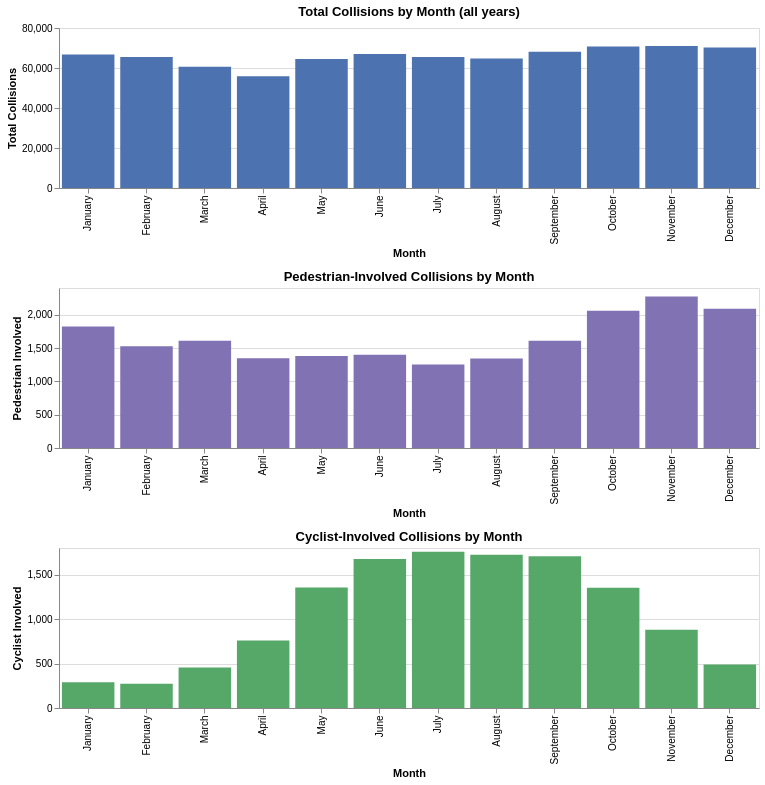

Notebook source saved alongside this figure:
### Markdown cell above
## 3. Seasonality — Collisions by Month

### Code cell
MONTH_ORDER = [
    "January",
    "February",
    "March",
    "April",
    "May",
    "June",
    "July",
    "August",
    "September",
    "October",
    "November",
    "December",
]

by_month = (
    df.filter(pl.col("OCC_YEAR") < 2026)
    .group_by("OCC_MONTH")
    .agg(
        pl.len().alias("total_collisions"),
        pl.col("FATALITIES").sum().alias("fatalities"),
        pl.col("INJURY_COLLISIONS").sum().alias("injury_collisions"),
        pl.col("PEDESTRIAN").sum().alias("pedestrian_involved"),
        pl.col("BICYCLE").sum().alias("cyclist_involved"),
    )
)

by_month = by_month.with_columns(
    pl.col("OCC_MONTH")
    .map_elements(lambda m: MONTH_ORDER.index(m), return_dtype=pl.Int32)
    .alias("month_idx")
).sort("month_idx")

base_month = alt.Chart(by_month).encode(
    x=alt.X("OCC_MONTH:N", sort=MONTH_ORDER, title="Month"),
)

chart_m_total = (
    base_month.mark_bar(color="#4C72B0")
    .encode(
        y=alt.Y("total_collisions:Q", title="Total Collisions"),
        tooltip=["OCC_MONTH", "total_collisions"],
    )
    .properties(title="Total Collisions by Month (all years)", width=700, height=160)
)

chart_m_ped = (
    base_month.mark_bar(color="#8172B3")
    .encode(
        y=alt.Y("pedestrian_involved:Q", title="Pedestrian Involved"),
        tooltip=["OCC_MONTH", "pedestrian_involved"],
    )
    .properties(title="Pedestrian-Involved Collisions by Month", width=700, height=160)
)

chart_m_cyc = (
    base_month.mark_bar(color="#55A868")
    .encode(
        y=alt.Y("cyclist_involved:Q", title="Cyclist Involved"),
        tooltip=["OCC_MONTH", "cyclist_involved"],
    )
    .properties(title="Cyclist-Involved Collisions by Month", width=700, height=160)
)

alt.vconcat(chart_m_total, chart_m_ped, chart_m_cyc).properties(spacing=10)

### Figure 1 — Vega-Lite specification as saved in the notebook (floating-point values rounded to 4 significant figures)
{"config": {"view": {"continuousWidth": 300, "continuousHeight": 300}}, "vconcat": [{"mark": {"type": "bar", "color": "#4C72B0"}, "encoding": {"tooltip": [{"field": "OCC_MONTH", "type": "nominal"}, {"field": "total_collisions", "type": "quantitative"}], "x": {"field": "OCC_MONTH", "sort": ["January", "February", "March", "April", "May", "June", "July", "August", "September", "October", "November", "December"], "title": "Month", "type": "nominal"}, "y": {"field": "total_collisions", "title": "Total Collisions", "type": "quantitative"}}, "height": 160, "title": "Total Collisions by Month (all years)", "width": 700}, {"mark": {"type": "bar", "color": "#8172B3"}, "encoding": {"tooltip": [{"field": "OCC_MONTH", "type": "nominal"}, {"field": "pedestrian_involved", "type": "quantitative"}], "x": {"field": "OCC_MONTH", "sort": ["January", "February", "March", "April", "May", "June", "July", "August", "September", "October", "November", "December"], "title": "Month", "type": "nominal"}, "y": {"field": "pedestrian_involved", "title": "Pedestrian Involved", "type": "quantitative"}}, "height": 160, "title": "Pedestrian-Involved Collisions by Month", "width": 700}, {"mark": {"type": "bar", "color": "#55A868"}, "encoding": {"tooltip": [{"field": "OCC_MONTH", "type": "nominal"}, {"field": "cyclist_involved", "type": "quantitative"}], "x": {"field": "OCC_MONTH", "sort": ["January", "February", "March", "April", "May", "June", "July", "August", "September", "October", "November", "December"], "title": "Month", "type": "nominal"}, "y": {"field": "cyclist_involved", "title": "Cyclist Involved", "type": "quantitative"}}, "height": 160, "title": "Cyclist-Involved Collisions by Month", "width": 700}], "data": {"name": "data-112704e40a26ede70be3716fcd893ae0"}, "spacing": 10, "$schema": "https://vega.github.io/schema/vega-lite/v6.4.1.json", "datasets": {"data-112704e40a26ede70be3716fcd893ae0": [{"OCC_MONTH": "January", "total_collisions": 66783, "fatalities": 56, "injury_collisions": 8250, "pedestrian_involved": 1824, "cyclist_involved": 289, "month_idx": 0}, {"OCC_MONTH": "February", "total_collisions": 65554, "fatalities": 35, "injury_collisions": 7461, "pedestrian_involved": 1528, "cyclist_involved": 272, "month_idx": 1}, {"OCC_MONTH": "March", "total_collisions": 60600, "fatalities": 41, "injury_collisions": 7512, "pedestrian_involved": 1610, "cyclist_involved": 455, "month_idx": 2}, {"OCC_MONTH": "April", "total_collisions": 55930, "fatalities": 45, "injury_collisions": 7533, "pedestrian_involved": 1347, "cyclist_involved": 758, "month_idx": 3}, {"OCC_MONTH": "May", "total_collisions": 64553, "fatalities": 55, "injury_collisions": 8812, "pedestrian_involved": 1379, "cyclist_involved": 1356, "month_idx": 4}, {"OCC_MONTH": "June", "total_collisions": 67006, "fatalities": 50, "injury_collisions": 9564, "pedestrian_involved": 1399, "cyclist_involved": 1675, "month_idx": 5}, {"OCC_MONTH": "July", "total_collisions": 65457, "fatalities": 69, "injury_collisions": 9728, "pedestrian_involved": 1254, "cyclist_involved": 1759, "month_idx": 6}, {"OCC_MONTH": "August", "total_collisions": 64799, "fatalities": 64, "injury_collisions": 9559, "pedestrian_involved": 1344, "cyclist_involved": 1723, "month_idx": 7}, {"OCC_MONTH": "September", "total_collisions": 68169, "fatalities": 69, "injury_collisions": 10099, "pedestrian_involved": 1610, "cyclist_involved": 1707, "month_idx": 8}, {"OCC_MONTH": "October", "total_collisions": 70688, "fatalities": 63, "injury_collisions": 10253, "pedestrian_involved": 2057, "cyclist_involved": 1352, "month_idx": 9}, {"OCC_MONTH": "November", "total_collisions": 70991, "fatalities": 67, "injury_collisions": 9866, "pedestrian_involved": 2274, "cyclist_involved": 879, "month_idx": 10}, {"OCC_MONTH": "December", "total_collisions": 70233, "fatalities": 59, "injury_collisions": 8863, "pedestrian_involved": 2088, "cyclist_involved": 489, "month_idx": 11}]}}
